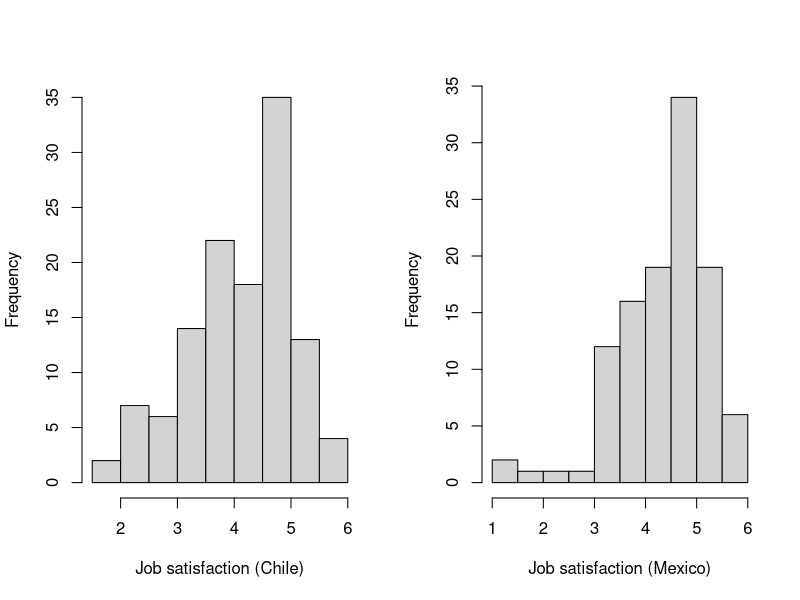

Reproduce this figure in R.
## jobsat1 data set ##

# Importing data (customize) #
setwd("/Users/miguel/Dropbox/STAT-2017")
jobsat <- read.csv("Data/jobsat1.csv")
str(jobsat)

# Formula #
fm = sat ~ country

# t test (equal variances) #
df1 <- jobsat[jobsat$country!="SP", ]
t.test(formula=fm, data=df1, var.equal=T)

# t test (alternative) #
t.test(formula=fm, data=df1, var.equal=F)

# Group distributions #
par(mfrow=c(1,2))
hist(jobsat$sat[jobsat$country=="CH"], main="",
 xlab="Job satisfaction (Chile)")
hist(jobsat$sat[jobsat$country=="ME"],
  main="", xlab="Job satisfaction (Mexico)")

